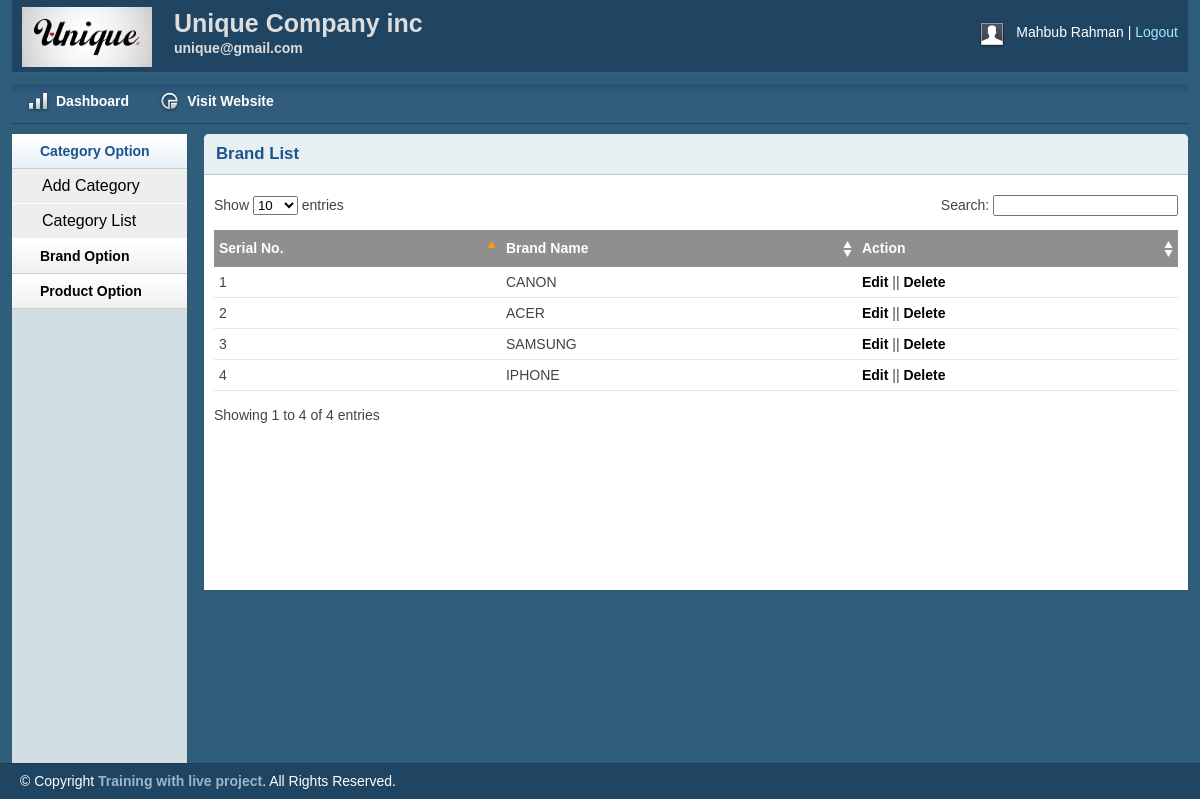
Page /admin/brandlist.php (signed in) on the committed database.
### tables this page shows
CREATE TABLE `tbl_brand` (
  `brandId` int(11) NOT NULL,
  `brandName` varchar(120) NOT NULL
);

### lib/Database.php (called while the page is built, shortened)
<?php
Class Database {
    public $host = DB_HOST;
    public $user = DB_USER;
    public $pass = DB_PASS;
    public $dbname = DB_NAME;
    public $link;
    private function connectDB() {
        $this->link = new mysqli($this->host, $this->user, $this->pass, $this->dbname);
        $this->link->set_charset("utf8");
    }
    public function select2($query) {
        $result = $this->link->query($query) or die($this->link->error . __LINE__);
        if ($result->num_rows > 0) {
            return $result->fetch_all(MYSQLI_ASSOC);
        } else {
            return false;
        }
    }
}

### classes/Brand.php (called while the page is built, shortened)
<?php
$filepath = realpath(dirname(__FILE__));
require_once ($filepath .'/../lib/Database.php');
?>
<?php
class Brand {
    private $db;
    public function __construct() {
        $this->db = new Database();
    }
    public function getAllBrand() {
        $query = "SELECT * FROM tbl_brand ORDER BY brandId DESC";
        $result = $this->db->select2($query);
        return $result;
    }
}
?>

### admin/brandlist.php (the view, shortened to what this page needs)
<?php include 'inc/header.php'; ?>
<?php include 'inc/sidebar.php'; ?>
<?php include '../classes/Brand.php'; ?>
<?php
$brandlist = new Brand();
?>
<div class="grid_10">
    <div class="box round first grid">
        <h2>Brand List</h2>
        <div class="block">
            <table class="data display datatable" id="example">
                <thead>
                    <tr>
                        <th>Serial No.</th>
                        <th>Brand Name</th>
                        <th>Action</th>
                    </tr>
                </thead>
                <tbody>
                    <?php
                    $getBrand = $brandlist->getAllBrand();
                    if ($getBrand) {
                        $i = 0;
                        foreach ($getBrand as $brandList) {
                            ?>
                            <tr class="even gradeC">
                                <td><?= ++$i; ?></td>
                                <td><?= $brandList['brandName']; ?></td>
                                <td><a href="brandedit.php?brandid=<?=$brandList['brandId'];?>">Edit</a> || <a onclick="return confirm('Are you sure to delete this Brand')" href="?delBrandId=<?=$brandList['brandId'];?>">Delete</a></td>
                            </tr>
                            <?php
                        }
                    }
                    ?>
                </tbody>
            </table>
        </div>
    </div>
</div>
<?php include 'inc/footer.php'; ?>

### admin/css/layout.css (style rules this page uses)
body { background: #fff none repeat scroll 0 0; color: #444; font-size: 14px; padding: 0; }
a { color: #000; font-weight:bold; text-decoration: none; }
h1, h2, h3, h4, h5, h6 { line-height:1.2em; margin-bottom:.3em; }
h2 { margin-top:1em; }
.box { background:#fff; margin-bottom:20px; padding:10px 10px 10px 10px; margin-left:-8px; }
.box.grid { padding-bottom:40px; }
.box.round { -moz-border-radius: 5px 5px 0px 0px; -webkit-border-radius: 5px 5px 0px 0px; border-radius: 5px 5px 0px 0px; }
.box h2 { font-size:1.2em; font-weight:bold; color:#1B548D; background:#E6F0F3; margin:-10px -10px 0 -10px; padding:10px 12px; border-bottom:1px solid #B3CBD6; -moz-border-radius: 5px 5px 0px 0px; -webkit-border-radius: 5px 5px 0px 0px; border-radius: 5px 5px 0px 0px; }
.box.first { min-height: 406px; }
.block { padding-top:20px; }
.block { padding-bottom:1px; }
table.display { margin: 0 auto; clear: both; width: 100%; }
.sorting_asc { background: #8f8f8f url(../img/table/sort_asc.png) no-repeat center right; padding:8px 5px; text-align:left; color:#fff; }
.sorting { background:#8f8f8f url(../img/table/sort_both.png) no-repeat center right; padding:8px 5px; text-align:left; color:#fff; }
tr.odd { height: 30px; line-height: 30px; border-bottom:1px solid #e6e6e6; }
tr.even { height: 30px; line-height: 30px; border-bottom:1px solid #e6e6e6; }
tr.odd td, tr.even td { padding-left:5px; }

### rows in the picture
tbl_brand: brandName "CANON"
tbl_brand: brandName "ACER"
tbl_brand: brandName "SAMSUNG"
tbl_brand: brandName "IPHONE"

### other values in the picture
Session::get('adminName') "Mahbub Rahman"
